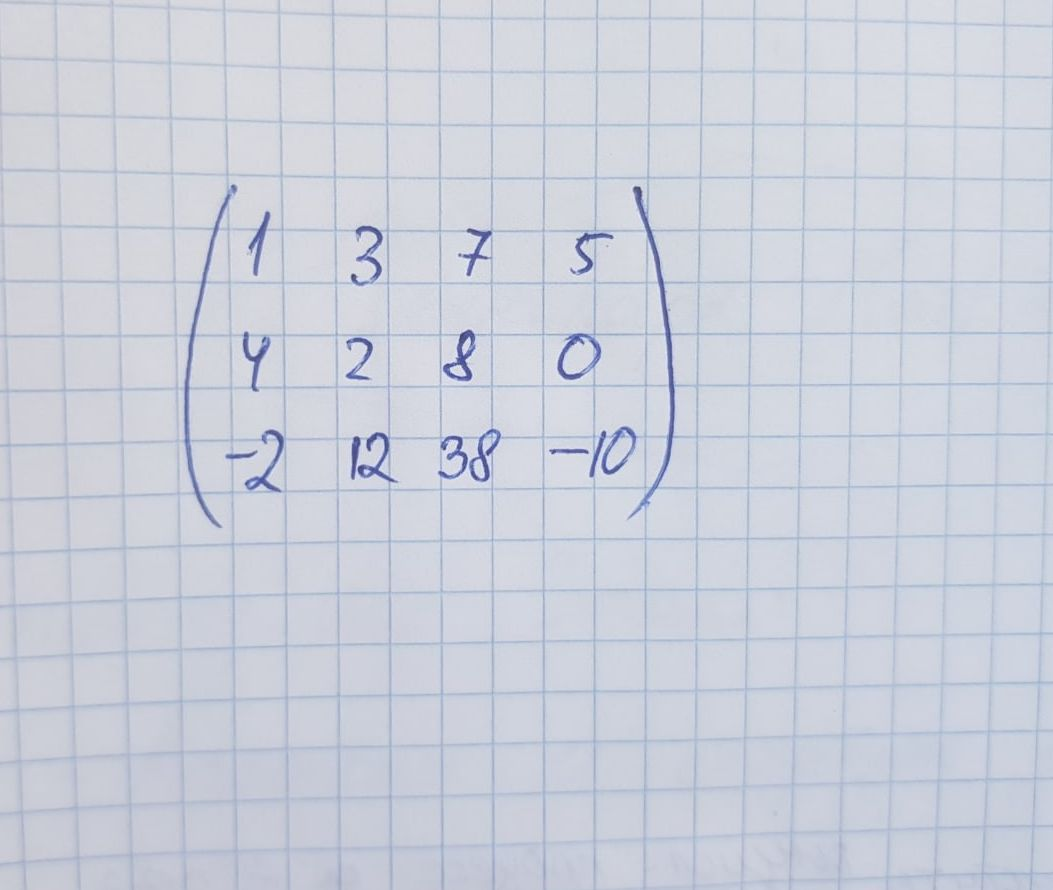
#> input picture toScan/1.jpg, 1053 x 890 px, found by its file name
$ python scan.py
#> lines starting #> are read from the running program, lines starting #| are printed output that depends on the picture; after the words box and inside, x2 and y2 are one past the last pixel; in counts of white or black regions, pixels touching at a corner belong together
import cv2
import numpy as np
from copy import copy
import pytesseract

class Scan:
    imgPath = None
    img = None
    matrix = None

    def __init__(self, ip):
        self.imgPath = ip

    def balance(self):
        img = cv2.imread(self.imgPath)
#> img is the input picture: shape (890, 1053, 3); mean B, G, R 219.5, 208.1, 203.7
        grayImage = cv2.cvtColor(img, cv2.COLOR_BGR2GRAY)
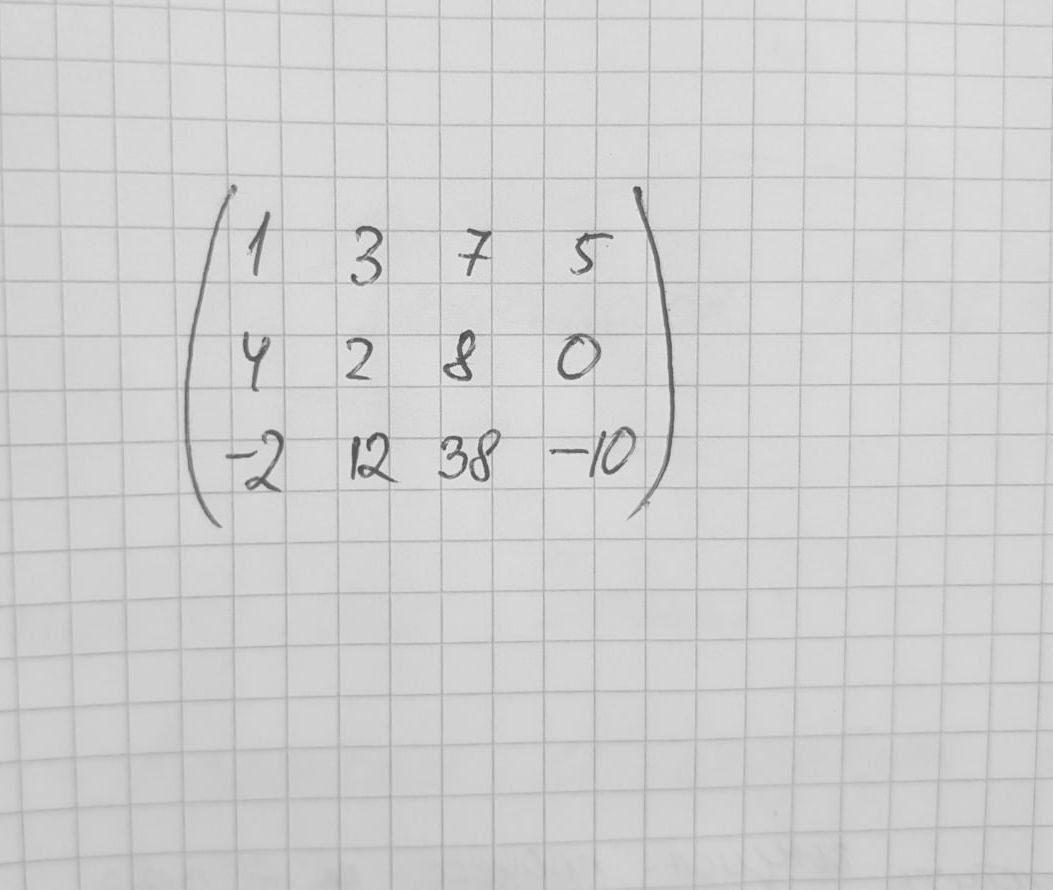
#> grayImage: shape (890, 1053); min 63, max 240, mean 208.1

        #blackAndWhiteImage = cv2.adaptiveThreshold(grayImage, 255, cv2.ADAPTIVE_THRESH_GAUSSIAN_C, cv2.THRESH_BINARY, 115, 1)
        (thresh, blackAndWhiteImage) = cv2.threshold(grayImage, 127, 255, cv2.THRESH_BINARY)
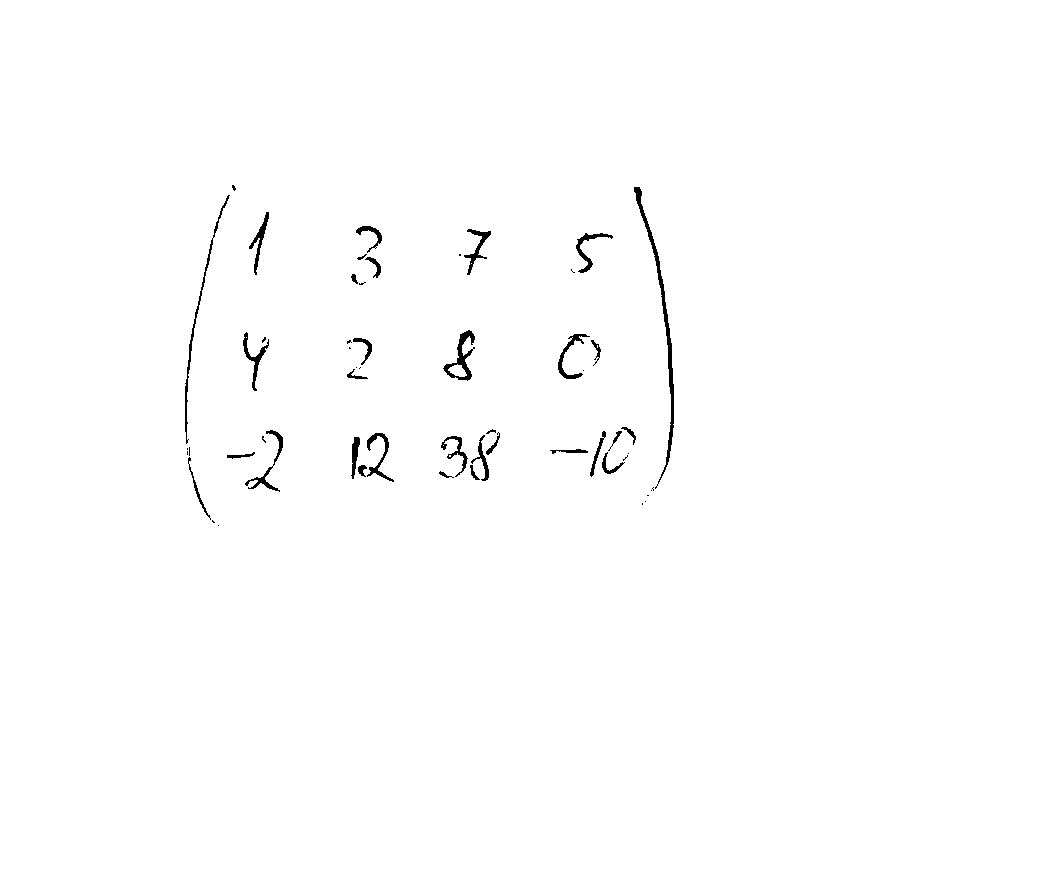
#> blackAndWhiteImage: shape (890, 1053); 99.3% white; 55 black regions (23 under 20 px), largest, box (x1, y1, x2, y2) and area: (634, 187, 674, 489) 1104, (185, 195, 230, 444) 525, (443, 330, 475, 381) 503

        # Вырезаем картинку
        heigth, width, channels = img.shape
#> heigth = 890; width = 1053; channels = 3
        minS = 10**10; maxS = 0
        prev = 0; startH = -1
        endH = heigth
#> endH = 890
        for i in range(1, heigth-1):
            if i > 0:
                s = 0
                for j in range(1, width-1):
                    s += (255-blackAndWhiteImage[i-1][j])
                prev = s
            s = 0
            for j in range(1, width-1):
                s += (255-blackAndWhiteImage[i][j])
            if s < minS and s != 0:
                minS = s
            if s > maxS:
                maxS = s
            if (s > 0) & (startH == -1):
                startH = i
            if (s == 0) & (prev > 0):
                endH = i
#> after the loop, maxS = 18360; minS = 255; startH = 185
        prev = 0; startW = -1; endW = width
#> after `endW = width`: endW = 1053
        for i in range(1, width-1):
            if i > 0:
                s = 0
                for j in range(1, heigth-1):
                    s += (255-blackAndWhiteImage[j][i-1])
                prev = s
            s = 0
            for j in range(1, heigth-1):
                s += (255-blackAndWhiteImage[j][i])
            if (s > 0) & (startW == -1):
                startW = i
            if (s == 0) & (prev > 0):
                endW = i
#> after the loop, startW = 185
        crop_img = blackAndWhiteImage[startH:endH, startW:endW]
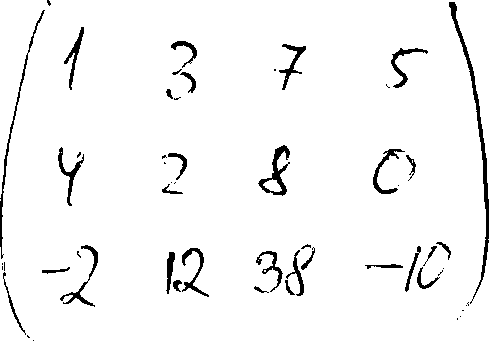
#> crop_img: shape (341, 489); 96% white; 55 black regions (23 under 20 px), largest, box (x1, y1, x2, y2) and area: (449, 2, 489, 304) 1104, (0, 10, 45, 259) 525, (258, 145, 290, 196) 503

        #Делаем пожирнее
        heigth = endH-startH; width = endW-startW
#> after `heigth = endH - startH`: heigth = 341
#> after `width = endW - startW`: width = 489
        for i in range(2, heigth):
            for j in range(2, width):
                if crop_img[i][j] == 0:
                    crop_img[i][j-1] = 0
                    crop_img[i][j-2] = 0
                    crop_img[i-1][j] = 0
                    crop_img[i-1][j-1] = 0
                    crop_img[i-1][j-2] = 0
                    crop_img[i-2][j] = 0
                    crop_img[i-2][j-1] = 0
                    crop_img[i-2][j-2] = 0
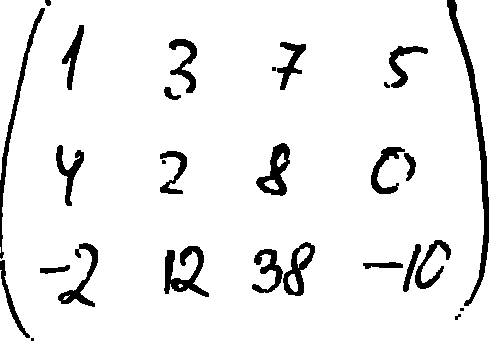
#> crop_img: shape (341, 489); 92.6% white; 28 black regions (4 under 20 px), largest, box (x1, y1, x2, y2) and area: (447, 0, 489, 306) 1852, (164, 246, 209, 297) 1009, (0, 8, 45, 259) 1005


        cv2.imshow("img", crop_img)
        cv2.waitKey(0)
        cv2.destroyAllWindows()
        self.img = crop_img

    def getMatrixIMG(self):
        img = self.img
        custom_config = r'--oem 3 --psm 6'
        heigth, width = img.shape
#> heigth = 341; width = 489
        matrix = [[]]

        line1, line2 = 0, 0
        idx = 0
        prev = 0
        while line2 < heigth:
            s = 0
            for i in range(width):
                s += 255-img[line2][i]
#> this loop made 489 passes
#> s on passes 1 to 3: 0, 0, 0
#> after the loop, s = 3315

            if s < 8000 and prev > 8000:
                crop = img[line1:line2]
                col1, col2 = 0, 0
                prevC = 0
                while col2 < width:
                    sc = 0
                    for i in range(line2-line1):
                        sc += 255-crop[i][col2]
                    if sc < 511 and prevC > 511:
                        cropC = crop[:, col1:col2]

                        #Начать распознавать туть
                        #КАКАЯ ЖЕ ХУЙНЯ!!!!
                        cv2.imshow("c", cropC)
                        cv2.waitKey(0)
                        ocr_result = pytesseract.image_to_string(cropC, config='--psm 10 --oem 3 -c tessedit_char_whitelist=-0123456789')
                        print(ocr_result)

                        #matrix[idx] += [numeric!!!]
                        col1 = copy(col2)
                    prevC = copy(sc)
                    col2 += 1

                line1 = copy(line2)
                idx += 1
                matrix += [[]]

            prev = copy(s)
#> prev = 3315
            line2 += 1

    def getMatrix(self, s):
        matrix = []
        s = s.split("\n")
        for sin in s:
            matrix += [list(map(float, sin.split()))]
        self.matrix = matrix


myScan = Scan('/home/dan1ar/Рабочий стол/Python/angemBOT/toScan/1.jpg')
myScan.balance()
myScan.getMatrixIMG()

$ run again, with toScan/2.jpg copied over toScan/1.jpg
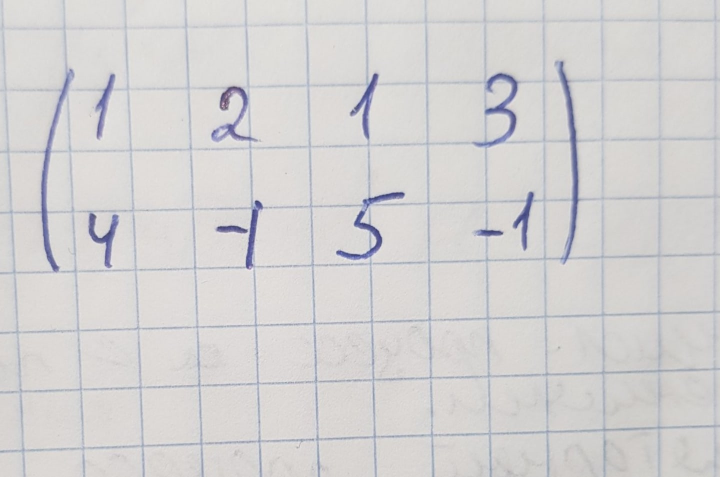
#> input picture toScan/2.jpg, 1440 x 954 px, found by its file name (shown at 1/2 size)
#> in balance, img is the input picture: shape (954, 1440, 3); mean B, G, R 210, 209.8, 211.2
#> in balance, `(thresh, blackAndWhiteImage) = cv2.threshold(grayImage, 127, 255, cv2...`:
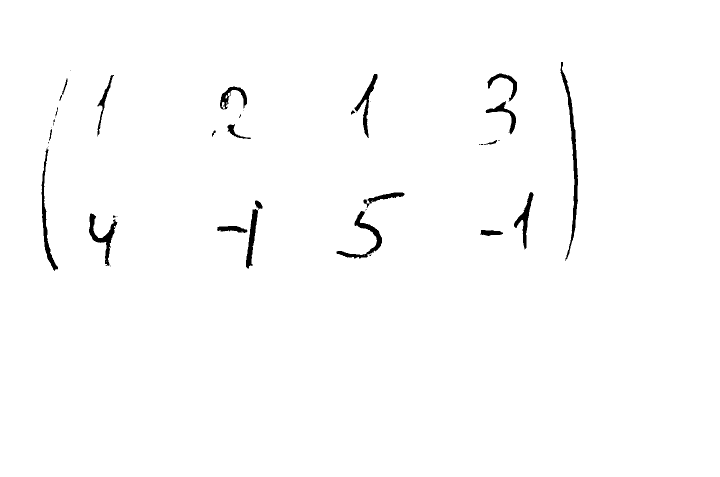
#> blackAndWhiteImage: shape (954, 1440) (shown at 1/2 size); 98.8% white; 46 black regions (23 under 20 px), largest, box (x1, y1, x2, y2) and area: (1121, 124, 1156, 521) 2520, (673, 422, 764, 517) 1597, (83, 297, 116, 542) 1529
#> after the loop in balance, `for i in range(1, heigth-1):`: maxS = 36720; minS = 255; startH = 124
#> after the loop in balance, `for i in range(1, width-1):`: startW = 83
#> in balance, `heigth = endH - startH`: heigth = 418
#> in balance, `width = endW - startW`: width = 1073
#> after the loop in balance, `for i in range(2, heigth):`:
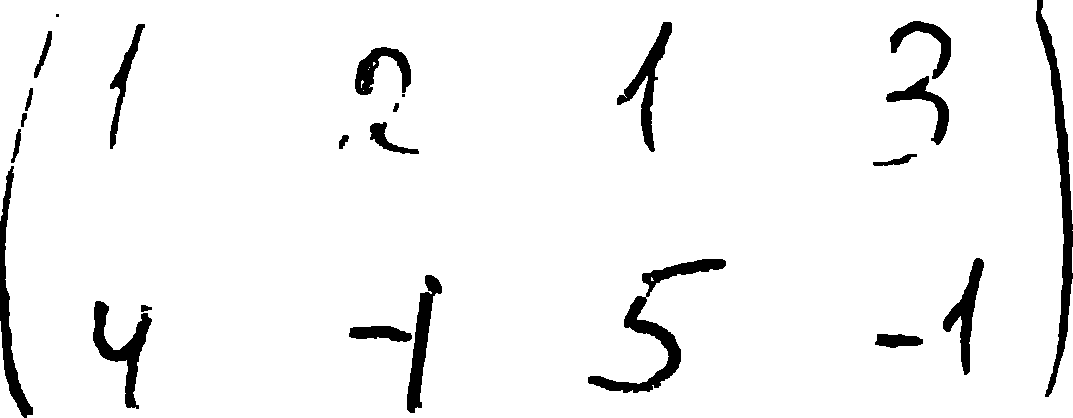
#> crop_img: shape (418, 1073); 94.9% white; 24 black regions (2 under 20 px), largest, box (x1, y1, x2, y2) and area: (1036, 0, 1073, 397) 3439, (588, 259, 726, 393) 3147, (0, 166, 33, 418) 2066
#> after the loop in getMatrixIMG, `for i in range(width):`: s = 1530

$ run again, with toScan/3.jpg copied over toScan/1.jpg
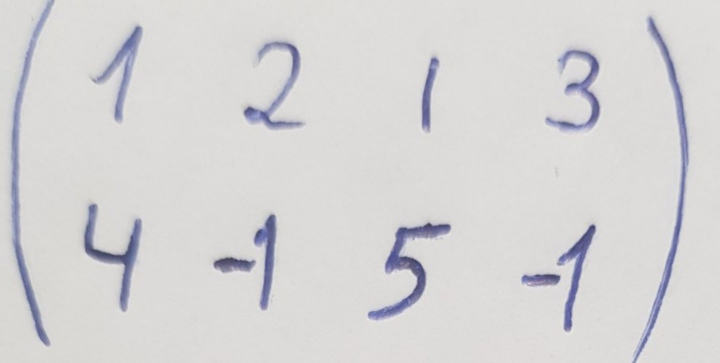
#> input picture toScan/3.jpg, 1440 x 725 px, found by its file name (shown at 1/2 size)
#> in balance, img is the input picture: shape (725, 1440, 3); mean B, G, R 213.2, 212.5, 213.3
#> in balance, `(thresh, blackAndWhiteImage) = cv2.threshold(grayImage, 127, 255, cv2...`:
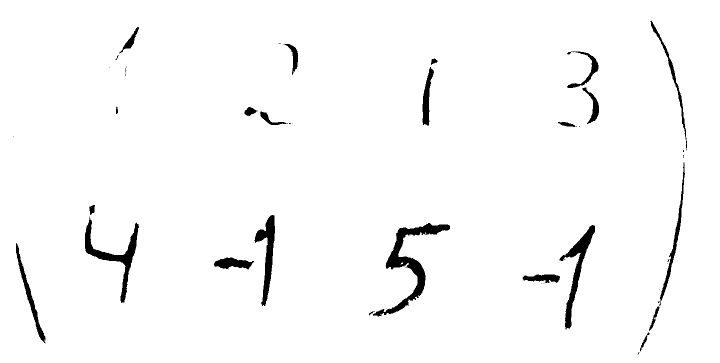
#> blackAndWhiteImage: shape (725, 1440) (shown at 1/2 size); 97.4% white; 46 black regions (23 under 20 px), largest, box (x1, y1, x2, y2) and area: (746, 446, 900, 633) 5449, (170, 433, 278, 606) 3481, (1119, 450, 1190, 659) 3225
#> after the loop in balance, `for i in range(1, heigth-1):`: maxS = 52020; minS = 255; startH = 41
#> after the loop in balance, `for i in range(1, width-1):`: startW = 27
#> in balance, `heigth = endH - startH`: heigth = 669
#> in balance, `width = endW - startW`: width = 1347
#> after the loop in balance, `for i in range(2, heigth):`:
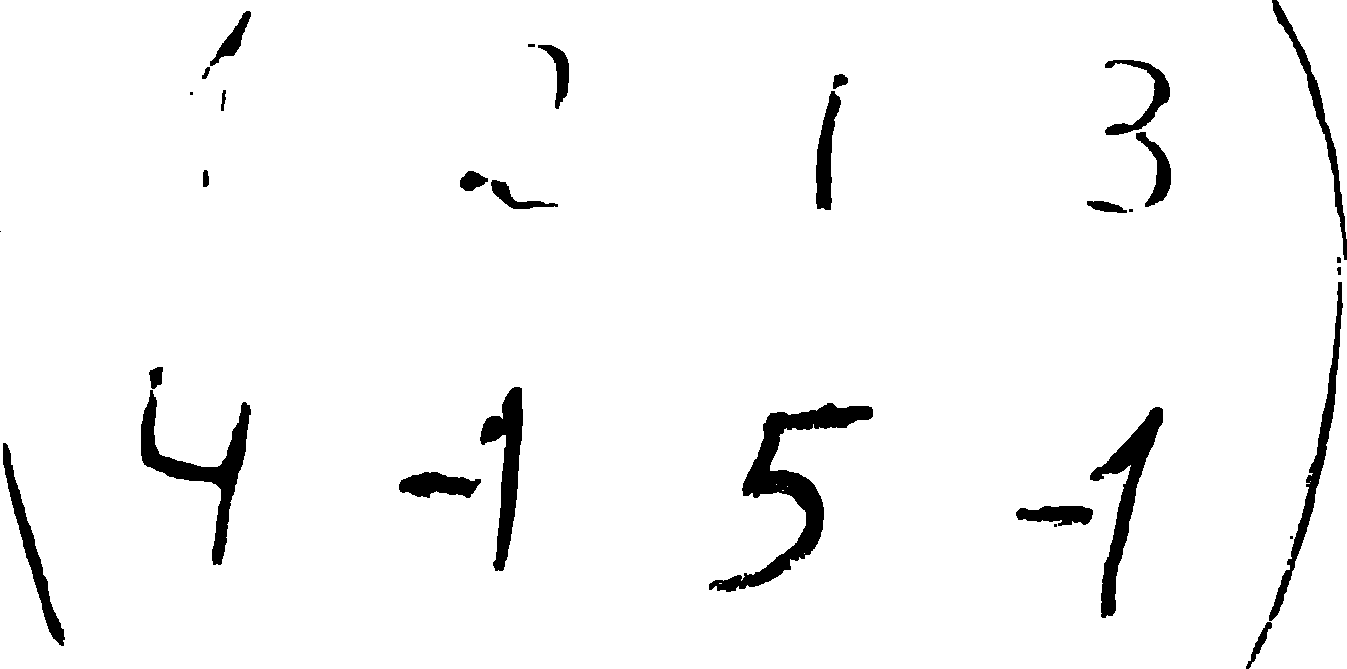
#> crop_img: shape (669, 1347); 96.1% white; 31 black regions (5 under 20 px), largest, box (x1, y1, x2, y2) and area: (709, 403, 873, 592) 6642, (141, 390, 251, 565) 4220, (1090, 407, 1163, 618) 3919
#> after the loop in getMatrixIMG, `for i in range(width):`: s = 1275
